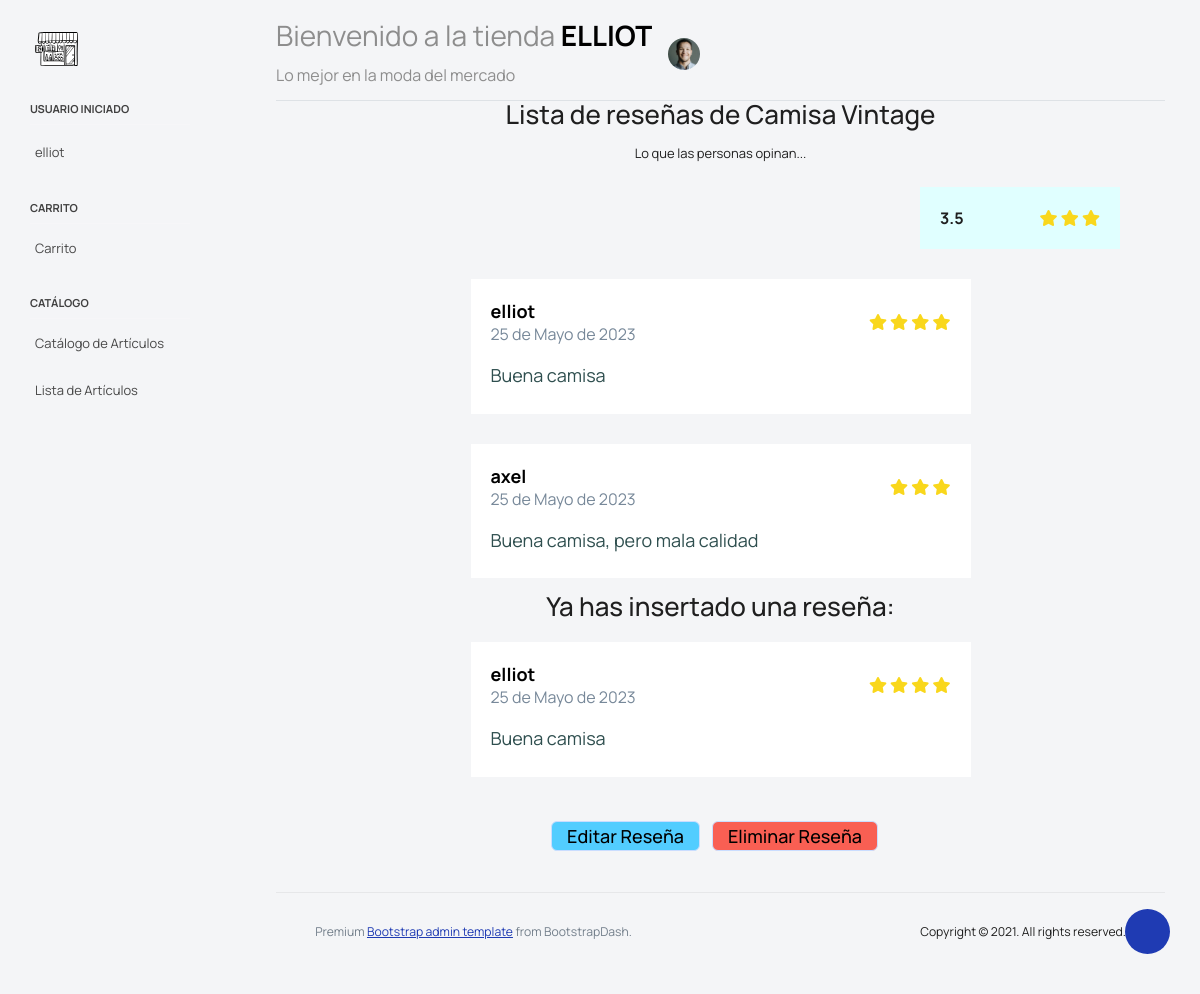
The page /articulos/resenas/21 (signed in) on the database its author committed.
### articulos/models.py (models this page shows, shortened)
class Articulo(models.Model):
    id =  models.AutoField(primary_key=True)
    nombre = models.CharField(max_length=100,validators=[RegexValidator('[+-/%]', inverse_match=True)])
    precio = models.DecimalField(max_digits=6, decimal_places=2)
    talla = models.CharField(max_length=8, choices=TALLAS)
    descripcion = models.TextField(max_length=250, blank=True, null=True)
    imagen = models.ImageField('Foto del Artículo', upload_to=directory_path, validators=[image_validator])
    class Meta:
        ordering = ["id"]

class Resena(models.Model):
    descripcion = models.TextField(max_length=500)
    estrellas = models.CharField(max_length=12,choices=ESTRELLAS)
    fecha = models.DateField(auto_now_add=True)
    articulo = models.ForeignKey(Articulo, on_delete=models.CASCADE)
    user = models.ForeignKey(User, on_delete=models.CASCADE)

### articulos/views.py (the view, shortened to what this page needs)
# urls.py: path('resenas/<int:id>', views.VerResenas, name='ver_resenas'),
@login_required
def VerResenas(request, id):
    resenas = Resena.objects.filter(articulo = id)
    articulo = Articulo.objects.get(id=id)
    vacia = False
    if len(resenas) == 0: #Hay reseñas?
        vacia = True
        context = {
            'articulo': articulo,
            'vacia': vacia
        }
    else:
        cont = 0
        suma = 0
        for resena in resenas:
            cont+=1
            suma += int(resena.estrellas)
        promedio = suma/cont
        promedioRedondeado = math.floor(promedio)
        try:
            resena_usuario = resenas.get(user = request.user)
            hayResena = True
        except:
            hayResena = False
        if hayResena:
            context={
                'articulo': articulo,
                'resenas':resenas,
                'hayResena':hayResena,
                'resena_usuario':resena_usuario,
                'promedio': promedio,
                'promedioRedondeado': promedioRedondeado,
                'vacia': vacia
            }
    return render(request, 'ver_resenas.html', context)

### articulos/templates/ver_resenas.html (shortened to what this page needs)
{% extends 'base.html' %}
{% load static %}
{% block contenido %}
    {% if vacia == False %}
    <form action="" method="post" id="form">
        <div class="text-center">
            <h2 class="text-3x1 tracking-tight font-extrabold text-gray-900 sm:text-4x1">
                Lista de reseñas de {{articulo.nombre}}
            </h2>
            <p class="mt-3 max-w-2x1 mx-auto text-1 text-gray-500 sm:mt-4">
                Lo que las personas opinan...
            </p>
        </div>
        <div class="contenedor_general_promedio">
            <div class="contenedor_promedio">
                <div class="contenedor_puntuacion">
                    <strong>{{promedio}}</strong>
                </div>
                <div class="contenedor_estrellas">
                    {% if promedioRedondeado == 1 %}
                        <i class="fas fa-star"></i>
                    {% elif promedioRedondeado == 2 %}
                        <i class="fas fa-star"></i>
                        <i class="fas fa-star"></i>
                    {% elif promedioRedondeado == 3%}
                        <i class="fas fa-star"></i>
                        <i class="fas fa-star"></i>
                        <i class="fas fa-star"></i>
                    {% elif promedioRedondeado == 4%}
                        <i class="fas fa-star"></i>
                        <i class="fas fa-star"></i>
                        <i class="fas fa-star"></i>
                        <i class="fas fa-star"></i>
                    {% else %}
                        <i class="fas fa-star"></i>
                        <i class="fas fa-star"></i>
                        <i class="fas fa-star"></i>
                        <i class="fas fa-star"></i>
                        <i class="fas fa-star"></i>
                    {% endif %}
                </div>
            </div>
        </div>
        <div class="contenedor_general">
            {% for resena in resenas %}
                <div class="contenedor_resena">
                    <div class="cont_sup">
                        <div class="contenedor_nombre_fecha">
                            <strong>{{resena.user}}</strong>
                            <span>{{resena.fecha}}</span>
                        </div>
                        <div class="contenedor_estrellas">
                            {% if resena.estrellas == '1' %}
                                <i class="fas fa-star"></i>
                            {% elif resena.estrellas == '2' %}
                                <i class="fas fa-star"></i>
                                <i class="fas fa-star"></i>
                            {% elif resena.estrellas == '3' %}
                                <i class="fas fa-star"></i>
                                <i class="fas fa-star"></i>
                                <i class="fas fa-star"></i>
                            {% elif resena.estrellas == '4' %}
                                <i class="fas fa-star"></i>
                                <i class="fas fa-star"></i>
                                <i class="fas fa-star"></i>
                                <i class="fas fa-star"></i>
                            {% else %}
                                <i class="fas fa-star"></i>
                                <i class="fas fa-star"></i>
                                <i class="fas fa-star"></i>
                                <i class="fas fa-star"></i>
                                <i class="fas fa-star"></i>
                            {% endif %}
                        </div>
                    </div>
                    <div class="contenedor_descripcion">
                        <p>{{resena.descripcion}}</p>
                    </div>
                </div>
            {% endfor %}
        </div>
        {% if hayResena %}
            <div class="text-center">
                <h2 class="">
                    Ya has insertado una reseña:
                </h2>
            </div>
            <div class="contenedor_general">
                <div class="contenedor_resena">
                    <div class="cont_sup">
                        <div class="contenedor_nombre_fecha">
                            <strong>{{resena_usuario.user}}</strong>
                            <span>{{resena_usuario.fecha}}</span>
                        </div>
                        <div class="contenedor_estrellas">
                            {% if resena_usuario.estrellas == '1' %}
                                <i class="fas fa-star"></i>
                            {% elif resena_usuario.estrellas == '2' %}
                                <i class="fas fa-star"></i>
                                <i class="fas fa-star"></i>
                            {% elif resena_usuario.estrellas == '3' %}
                                <i class="fas fa-star"></i>
                                <i class="fas fa-star"></i>
                                <i class="fas fa-star"></i>
                            {% elif resena_usuario.estrellas == '4' %}
                                <i class="fas fa-star"></i>
                                <i class="fas fa-star"></i>
                                <i class="fas fa-star"></i>
                                <i class="fas fa-star"></i>
                            {% else %}
                                <i class="fas fa-star"></i>
                                <i class="fas fa-star"></i>
                                <i class="fas fa-star"></i>
                                <i class="fas fa-star"></i>
                                <i class="fas fa-star"></i>
                            {% endif %}
                        </div>
                    </div>
                    <div class="contenedor_descripcion">
                        <p>{{resena_usuario.descripcion}}</p>
                    </div>
                </div>
            </div>
            <div class="contenedor_boton_agregar">
                <div>
                    <a class="btn btn-info" style="font-size:large;" href="{% url 'editar_resena' resena_usuario.id %}">Editar Reseña</a>
                </div>
                <div>
                    <a class="btn btn-danger" style="font-size:large;" href="{% url 'eliminar_resena' resena_usuario.id %}">Eliminar Reseña</a>
                </div>
            </div>
        {% else %}
            <div class="contenedor_boton_agregar">
                <a class="btn btn-success" style="font-size:large;" href="{% url 'agregar_resena' articulo.id %}">Agregar Reseña</a>
            </div>
        {% endif %}
    </form>
    {% endif %}
{% endblock contenido %}

### tienda/templates/base.html (shortened to what this page needs)
{% load static %}
<!DOCTYPE html>
<html lang="en">
<head>
  <link rel="stylesheet" href="https://use.fontawesome.com/releases/v5.5.0/css/all.css">
  <link rel="stylesheet" href="{% static 'css/estilos.css' %}">
  <link rel="stylesheet" href="{% static 'css/feather.css' %}">
  <link rel="stylesheet" href="{% static 'css/materialdesignicons.min.css' %}">
  <link rel="stylesheet" href="{% static 'css/themify-icons.css' %}">
  <link rel="stylesheet" href="{% static 'css/typicons.css' %}">
  <link rel="stylesheet" href="{% static 'css/simple-line-icons.css' %}">
  <link rel="stylesheet" href="{% static 'css/vendor.bundle.base.css' %}">
  <link rel="stylesheet" href="{% static 'js/select.dataTables.min.css' %}">
  <link rel="stylesheet" href="{% static 'css/style.css' %}">
</head>
<body>
  <div class="container-scroller">
    <nav class="navbar default-layout col-lg-12 col-12 p-0 fixed-top d-flex align-items-top flex-row">
      <div class="text-center navbar-brand-wrapper d-flex align-items-center justify-content-start">
        <div>
          {% if user and user.cliente %}
              {% if 'usuarios.permiso_cliente' in perms %}
                  <a href="{% url 'home' %}" class="navbar-brand brand-logo" href="">
                    <img src="{% static 'img/tienda_logo.svg' %}" alt="logo" />
                  </a>
              {% endif %}
          {% elif user and user.administrador %}
              {% if 'usuarios.permiso_administrador' in perms %}
                  <a href="{% url 'home' %}" class="navbar-brand brand-logo" href="">
                    <img src="{% static 'img/tienda_logo.svg' %}" alt="logo" />
                  </a>
              {% endif %}
          {% endif %}
        </div>
      </div>
      <div class="navbar-menu-wrapper d-flex align-items-top">
        <ul class="navbar-nav">
          <li class="nav-item font-weight-semibold d-none d-lg-block ms-0">
            <h1 class="welcome-text">Bienvenido a la tienda <span class="text-black fw-bold">{{user|upper}}</span></h1>
            <h3 class="welcome-sub-text"> Lo mejor en la moda del mercado </h3>
          </li>
        </ul>
          <li class="nav-item dropdown d-none d-lg-block user-dropdown">
            <a class="nav-link" id="UserDropdown" href="#" data-bs-toggle="dropdown" aria-expanded="false">
              <img class="img-xs rounded-circle" src="{% static 'img/face8.jpg' %}" alt="Profile image"> </a>
          </li>
      </div>
    </nav>
    <div class="container-fluid page-body-wrapper">
      <div class="theme-setting-wrapper">
        <div id="settings-trigger"><i class="ti-settings"></i></div>
      </div>
      <nav class="sidebar sidebar-offcanvas" id="sidebar">
        <ul class="nav">
          <li class="nav-item nav-category">Usuario Iniciado</li>
          <li class="nav-item">
            <li class="nav-item">
              <a class="nav-link">{{user}}</a>
            </li>
          </li>
          {% if user and user.cliente %}
              {% if 'usuarios.permiso_cliente' in perms %}
                  {% include 'menu_clientes.html' %}
              {% endif %}
          {% elif user and user.administrador %}
              {% if 'usuarios.permiso_administrador' in perms %}
                  {% include 'menu_administradores.html' %}
              {% endif %}
          {% endif %}
      </nav>
      <div class="main-panel">
        <div class="content-wrapper">
          <div class="row">
            <div class="col-sm-12">
              <div class="home-tab">
                <div class="d-sm-flex align-items-center justify-content-between border-bottom">
                </div>
                <div class="container">
                  {% block contenido %}
                  {% endblock contenido %}
                </div>
        <footer class="footer">
          <div class="d-sm-flex justify-content-center justify-content-sm-between">
            <span class="text-muted text-center text-sm-left d-block d-sm-inline-block">Premium <a href="https://www.bootstrapdash.com/" target="_blank">Bootstrap admin template</a> from BootstrapDash.</span>
            <span class="float-none float-sm-right d-block mt-1 mt-sm-0 text-center">Copyright © 2021. All rights reserved.</span>
          </div>
        </footer>
      </div>
    </div>
  </div>
</body>
</html>

### static/css/estilos.css (style rules this page uses)
.btn { font-size: 16px; color: white; padding: 7px; border-radius: 3px; }
.contenedor_general { display:flex; justify-content: center; align-items: center; flex-wrap:wrap; width:100%; }
.contenedor_general_promedio { display:flex; justify-content: flex-end; align-items: center; flex-wrap:wrap; width:100%; }
.contenedor_resena { width: 500px; box-shadow: 2px 2px 30px rgba(e, 0, 0, 0.1); background-color:white; padding:20px; margin:15px; cursor:pointer; }
.contenedor_promedio { width: 200px; box-shadow: 2px 2px 30px rgba(e, 0, 0, 0.1); background-color:lightcyan; padding:20px; margin:15px; display: flex; justify-content: space-between; align-items: center; }
.contenedor_nombre_fecha { display:flex; align-items:self-start; flex-direction: column; }
.contenedor_nombre_fecha strong { color: black; font-size:large; }
.contenedor_nombre_fecha span { color: lightslategray; font-size:medium; }
.contenedor_estrellas i { color: #f9d71c; }
.cont_sup { display: flex; justify-content: space-between; align-items: center; margin-bottom: 20px; }
.contenedor_descripcion p { color: darkslategrey; font-size:large; align-items: center; }
.contenedor_boton_agregar { display:flex; justify-content: center; align-items: center; flex-wrap:wrap; max-height: 100px; min-height: 100px; }

### rows shown on the page
Articulo: nombre "Camisa Vintage"
Resena: user "elliot", fecha "25 de Mayo de 2023", estrellas "4" (drawn), descripcion "Buena camisa"
Resena: user "axel", fecha "25 de Mayo de 2023", estrellas "3" (drawn), descripcion "Buena camisa, pero mala calidad"

### other values the page prints
{{ user|upper }} "ELLIOT"
{{ user }} "elliot"
{{ promedio }} "3.5"
